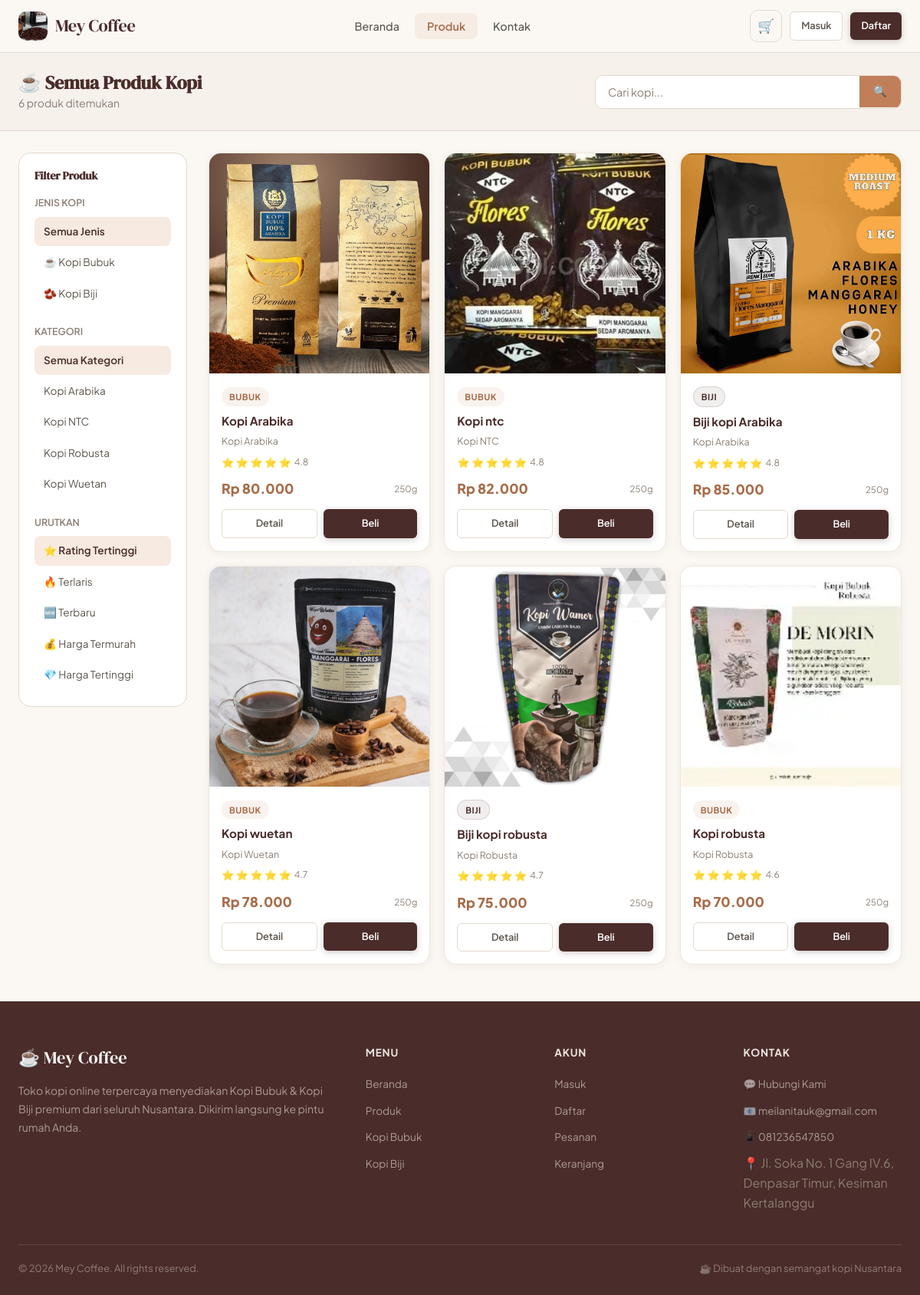
Page /buyer/products.php on the committed database.
### tables this page shows
CREATE TABLE IF NOT EXISTS categories (
    id INT AUTO_INCREMENT PRIMARY KEY,
    name VARCHAR(100) NOT NULL,
    slug VARCHAR(100) NOT NULL UNIQUE,
    description TEXT,
    image VARCHAR(255),
    created_at TIMESTAMP DEFAULT CURRENT_TIMESTAMP
);

CREATE TABLE IF NOT EXISTS products (
    id INT AUTO_INCREMENT PRIMARY KEY,
    seller_id INT NOT NULL,
    category_id INT,
    name VARCHAR(200) NOT NULL,
    slug VARCHAR(200) NOT NULL UNIQUE,
    type ENUM('bubuk','biji') NOT NULL DEFAULT 'bubuk',
    description TEXT,
    price DECIMAL(12,2) NOT NULL,
    stock INT NOT NULL DEFAULT 0,
    weight INT DEFAULT 0 COMMENT 'gram',
    image VARCHAR(255),
    rating DECIMAL(3,2) DEFAULT 0.00,
    total_sold INT DEFAULT 0,
    status ENUM('active','inactive') DEFAULT 'active',
    created_at TIMESTAMP DEFAULT CURRENT_TIMESTAMP,
    updated_at TIMESTAMP DEFAULT CURRENT_TIMESTAMP ON UPDATE CURRENT_TIMESTAMP,
    FOREIGN KEY (seller_id) REFERENCES users(id) ON DELETE CASCADE,
    FOREIGN KEY (category_id) REFERENCES categories(id) ON DELETE SET NULL
);

### config/database.php (called while the page is built, shortened)
<?php
function escape($conn, $str)
{
    return $conn->real_escape_string(trim($str));
}
function isLoggedIn()
{
    return isset($_SESSION['user_id']);
}
function formatRupiah($amount)
{
    return 'Rp ' . number_format($amount, 0, ',', '.');
}
function imageUrl($image, $dir = 'products')
{
    $projectRoot = str_replace('\\', '/', dirname(__DIR__));
    $docRoot = str_replace('\\', '/', $_SERVER['DOCUMENT_ROOT']);
    $basePath = str_replace($docRoot, '', $projectRoot);
    $basePath = '/' . ltrim($basePath, '/');
    if (substr($basePath, -1) !== '/') {
        $basePath .= '/';
    }
    $assetsPath = dirname(__DIR__) . '/assets/images/' . $image;
    if (file_exists($assetsPath)) {
        return $basePath . 'assets/images/' . $image;
    }
    $dirPath = $dir ? $dir . '/' : '';
    $path = dirname(__DIR__) . '/uploads/' . $dirPath . $image;
    if (file_exists($path)) {
        return $basePath . 'uploads/' . $dirPath . $image;
    }
    return '';
}
?>

### buyer/products.php (the view, shortened to what this page needs)
<?php
require_once $_SERVER['DOCUMENT_ROOT'] . '/Aplikasi_kopi/config/database.php';
$search = escape($conn, $_GET['search'] ?? '');
$type = escape($conn, $_GET['type'] ?? '');
$category_id = (int)($_GET['category'] ?? 0);
$sort = escape($conn, $_GET['sort'] ?? 'rating');
$page = max(1, (int)($_GET['page'] ?? 1));
$perPage = 12;
$offset = ($page - 1) * $perPage;
$where = ["p.status = 'active'", "p.stock > 0"];
$whereClause = 'WHERE ' . implode(' AND ', $where);
$orderMap = ['rating' => 'p.rating DESC', 'price_asc' => 'p.price ASC', 'price_desc' => 'p.price DESC', 'newest' => 'p.created_at DESC', 'sold' => 'p.total_sold DESC'];
$orderBy = $orderMap[$sort] ?? 'p.rating DESC';
$totalRow = $conn->query("SELECT COUNT(*) as c FROM products p $whereClause")->fetch_assoc();
$total = (int)$totalRow['c'];
$products = $conn->query("
    SELECT p.*, c.name as category_name
    FROM products p
    LEFT JOIN categories c ON p.category_id = c.id
    $whereClause
    ORDER BY $orderBy
    LIMIT $perPage OFFSET $offset
");
$categories = $conn->query("SELECT id, name FROM categories ORDER BY name");
require_once $_SERVER['DOCUMENT_ROOT'] . '/Aplikasi_kopi/includes/header.php';
require_once $_SERVER['DOCUMENT_ROOT'] . '/Aplikasi_kopi/includes/navbar.php';
?>
<div style="background:var(--bg-surface);padding:24px 0;border-bottom:1px solid var(--border);">
    <div class="container">
        <div style="display:flex;align-items:center;justify-content:space-between;flex-wrap:wrap;gap:16px;">
            <div>
                <h1 style="font-size:1.5rem;font-weight:800;">
                    <?php if ($search): ?>🔍 Hasil pencarian: "<?= htmlspecialchars($search) ?>"
                    <?php elseif ($type === 'bubuk'): ?>☕ Kopi Bubuk
                    <?php elseif ($type === 'biji'): ?>🫘 Kopi Biji
                    <?php else: ?>☕ Semua Produk Kopi
                    <?php endif; ?>
                </h1>
                <p style="color:var(--text-muted);font-size:0.875rem;"><?= $total ?> produk ditemukan</p>
            </div>
            <form method="GET" style="flex:1;max-width:400px;">
                <div class="search-bar">
                    <input type="text" name="search" placeholder="Cari kopi..." value="<?= htmlspecialchars($search) ?>">
                    <button type="submit" class="search-btn">🔍</button>
                </div>
            </form>
        </div>
    </div>
</div>
<div class="container" style="padding-top:28px;padding-bottom:48px;">
    <div style="display:grid;grid-template-columns:220px 1fr;gap:28px;align-items:start;">
        <div style="background:var(--bg-card);border:1px solid var(--border);border-radius:16px;padding:20px;position:sticky;top:88px;">
            <h3 style="font-size:0.9rem;font-weight:700;margin-bottom:16px;">Filter Produk</h3>
            <div style="margin-bottom:20px;">
                <div style="font-size:0.78rem;font-weight:600;color:var(--text-muted);text-transform:uppercase;margin-bottom:8px;">Jenis Kopi</div>
                <?php
                $typeLinks = ['' => 'Semua Jenis', 'bubuk' => '☕ Kopi Bubuk', 'biji' => '🫘 Kopi Biji'];
                foreach ($typeLinks as $val => $label):
                    $params = $_GET; $params['type'] = $val; unset($params['page']);
                    $isActive = $type === $val;
                ?>
                <a href="?<?= http_build_query($params) ?>"
                   style="display:block;padding:8px 12px;border-radius:8px;font-size:0.85rem;color:<?= $isActive ? 'var(--primary)' : 'var(--text-secondary)' ?>;background:<?= $isActive ? 'rgba(200,112,58,.15)' : 'transparent' ?>;font-weight:<?= $isActive ? '600' : '400' ?>;margin-bottom:2px;transition:var(--transition);"
                   onmouseover="this.style.background='var(--border-light)'"
                   onmouseout="this.style.background='<?= $isActive ? 'rgba(200,112,58,.15)' : 'transparent' ?>'">
                    <?= $label ?>
                </a>
                <?php endforeach; ?>
            </div>
            <div style="margin-bottom:20px;">
                <div style="font-size:0.78rem;font-weight:600;color:var(--text-muted);text-transform:uppercase;margin-bottom:8px;">Kategori</div>
                <?php
                $params = $_GET; $params['category'] = ''; unset($params['page']);
                $isActive = !$category_id;
                ?>
                <a href="?<?= http_build_query($params) ?>"
                   style="display:block;padding:8px 12px;border-radius:8px;font-size:0.85rem;color:<?= $isActive ? 'var(--primary)' : 'var(--text-secondary)' ?>;background:<?= $isActive ? 'rgba(200,112,58,.15)' : 'transparent' ?>;font-weight:<?= $isActive ? '600' : '400' ?>;margin-bottom:2px;">
                    Semua Kategori
                </a>
                <?php while ($cat = $categories->fetch_assoc()):
                    $params = $_GET; $params['category'] = $cat['id']; unset($params['page']);
                    $isActive = $category_id === (int)$cat['id'];
                ?>
                <a href="?<?= http_build_query($params) ?>"
                   style="display:block;padding:8px 12px;border-radius:8px;font-size:0.85rem;color:<?= $isActive ? 'var(--primary)' : 'var(--text-secondary)' ?>;background:<?= $isActive ? 'rgba(200,112,58,.15)' : 'transparent' ?>;font-weight:<?= $isActive ? '600' : '400' ?>;margin-bottom:2px;transition:var(--transition);">
                    <?= htmlspecialchars($cat['name']) ?>
                </a>
                <?php endwhile; ?>
            </div>
            <div>
                <div style="font-size:0.78rem;font-weight:600;color:var(--text-muted);text-transform:uppercase;margin-bottom:8px;">Urutkan</div>
                <?php
                $sorts = ['rating' => '⭐ Rating Tertinggi', 'sold' => '🔥 Terlaris', 'newest' => '🆕 Terbaru', 'price_asc' => '💰 Harga Termurah', 'price_desc' => '💎 Harga Tertinggi'];
                foreach ($sorts as $val => $label):
                    $params = $_GET; $params['sort'] = $val; unset($params['page']);
                    $isActive = $sort === $val;
                ?>
                <a href="?<?= http_build_query($params) ?>"
                   style="display:block;padding:8px 12px;border-radius:8px;font-size:0.85rem;color:<?= $isActive ? 'var(--primary)' : 'var(--text-secondary)' ?>;background:<?= $isActive ? 'rgba(200,112,58,.15)' : 'transparent' ?>;font-weight:<?= $isActive ? '600' : '400' ?>;margin-bottom:2px;">
                    <?= $label ?>
                </a>
                <?php endforeach; ?>
            </div>
        </div>
        <div>
            <?php if ($products->num_rows === 0): ?>
            <div class="empty-state">
                <div class="empty-icon">☕</div>
                <div class="empty-title">Tidak ada produk ditemukan</div>
                <div class="empty-desc">Coba ubah filter atau kata pencarian Anda</div>
                <a href="/Aplikasi_kopi/buyer/products.php" class="btn btn-primary" style="margin-top:16px;">Reset Filter</a>
            </div>
            <?php else: ?>
            <div style="display:grid;grid-template-columns:repeat(3,1fr);gap:18px;">
                <?php while ($product = $products->fetch_assoc()): ?>
                <div class="product-card" onclick="window.location='/Aplikasi_kopi/buyer/product_detail.php?id=<?= $product['id'] ?>'">
                    <div class="product-card-img">
                        <?php $imgUrl = imageUrl($product['image']); if ($imgUrl): ?>
                        <img src="<?= htmlspecialchars($imgUrl) ?>" alt="<?= htmlspecialchars($product['name']) ?>" style="width:100%;aspect-ratio:1;object-fit:cover;" loading="lazy">
                        <?php else: ?>
                        <div style="display:flex;align-items:center;justify-content:center;width:100%;aspect-ratio:1;background:var(--bg-surface);font-size:4rem;">
                            <?= $product['type'] === 'biji' ? '🫘' : '☕' ?>
                        </div>
                        <?php endif; ?>
                    </div>
                    <div class="product-card-body">
                        <span class="product-type-badge type-<?= $product['type'] ?>"><?= ucfirst($product['type']) ?></span>
                        <div class="product-name"><?= htmlspecialchars($product['name']) ?></div>
                        <div style="font-size:0.78rem;color:var(--text-muted);margin-bottom:6px;"><?= htmlspecialchars($product['category_name'] ?? '') ?></div>
                        <div class="product-rating">
                            <?php for ($s = 1; $s <= 5; $s++): ?>
                            <?= $s <= round($product['rating']) ? '⭐' : '<span style="color:#444">☆</span>' ?>
                            <?php endfor; ?>
                            <span style="color:var(--text-muted);font-size:0.75rem;"><?= number_format($product['rating'], 1) ?></span>
                        </div>
                        <div style="display:flex;align-items:center;justify-content:space-between;margin-bottom:10px;">
                            <div class="product-price"><?= formatRupiah($product['price']) ?></div>
                            <span style="font-size:0.72rem;color:var(--text-muted);"><?= $product['weight'] ?>g</span>
                        </div>
                        <div class="product-actions">
                            <a href="/Aplikasi_kopi/buyer/product_detail.php?id=<?= $product['id'] ?>"
                               class="btn btn-secondary btn-sm" style="flex:1;" onclick="event.stopPropagation()">Detail</a>
                            <?php if (isLoggedIn() && $_SESSION['role'] === 'buyer'): ?>
                            <a href="/Aplikasi_kopi/buyer/cart.php?action=add&product_id=<?= $product['id'] ?>&qty=1"
                               class="btn btn-primary btn-sm" style="flex:1;" onclick="event.stopPropagation()">+ Keranjang</a>
                            <?php else: ?>
                            <a href="/Aplikasi_kopi/auth/login.php" class="btn btn-primary btn-sm" style="flex:1;" onclick="event.stopPropagation()">Beli</a>
                            <?php endif; ?>
                        </div>
                    </div>
                </div>
                <?php endwhile; ?>
            </div>
            <?php endif; ?>
        </div>
    </div>
</div>
<?php require_once $_SERVER['DOCUMENT_ROOT'] . '/Aplikasi_kopi/includes/footer.php'; ?>

### rows in the picture
categories: name "Kopi Arabika"
categories: name "Kopi NTC"
categories: name "Kopi Robusta"
categories: name "Kopi Wuetan"
products: image (picture), type "BUBUK", name "Kopi Arabika", category.name "Kopi Arabika", rating "4.8", price "Rp 80.000", weight "250"
products: image (picture), type "BUBUK", name "Kopi ntc", category.name "Kopi NTC", rating "4.8", price "Rp 82.000", weight "250"
products: image (picture), type "BIJI", name "Biji kopi Arabika", category.name "Kopi Arabika", rating "4.8", price "Rp 85.000", weight "250"
products: image (picture), type "BUBUK", name "Kopi wuetan", category.name "Kopi Wuetan", rating "4.7", price "Rp 78.000", weight "250"
products: image (picture), type "BIJI", name "Biji kopi robusta", category.name "Kopi Robusta", rating "4.7", price "Rp 75.000", weight "250"
products: image (picture), type "BUBUK", name "Kopi robusta", category.name "Kopi Robusta", rating "4.6", price "Rp 70.000", weight "250"

### other values in the picture
$total "6"
$label "Semua Jenis"
$label "☕ Kopi Bubuk"
$label "🫘 Kopi Biji"
$label "⭐ Rating Tertinggi"
$label "🔥 Terlaris"
$label "🆕 Terbaru"
$label "💰 Harga Termurah"
$label "💎 Harga Tertinggi"
$fEmail "meilanitauk@gmail.com"
$fPhone "081236547850"
$footerSettings['site_address'] "Jl. Soka No. 1 Gang IV.6, Denpasar Timur, Kesiman Kertalanggu"
